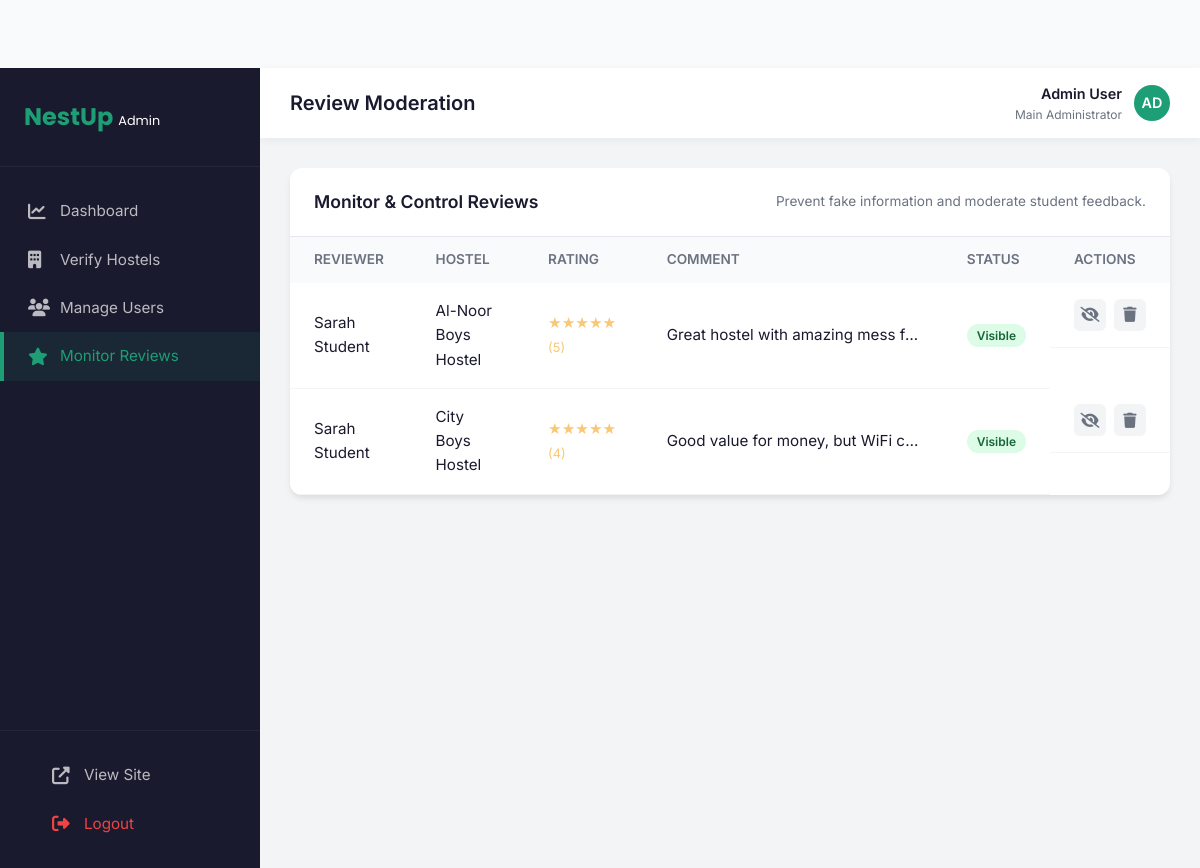
Page /admin/reviews.php on the committed database.
### tables this page shows
CREATE TABLE IF NOT EXISTS reviews (
    id INT AUTO_INCREMENT PRIMARY KEY,
    hostel_id INT,
    user_id INT,
    rating INT CHECK (rating BETWEEN 1 AND 5),
    comment TEXT,
    status ENUM('visible', 'hidden', 'flagged') DEFAULT 'visible',
    created_at TIMESTAMP DEFAULT CURRENT_TIMESTAMP,
    FOREIGN KEY (hostel_id) REFERENCES hostels(id) ON DELETE CASCADE,
    FOREIGN KEY (user_id) REFERENCES users(id) ON DELETE CASCADE
);

CREATE TABLE IF NOT EXISTS users (
    id INT AUTO_INCREMENT PRIMARY KEY,
    name VARCHAR(100) NOT NULL,
    email VARCHAR(100) NOT NULL UNIQUE,
    password VARCHAR(255) NOT NULL,
    role ENUM('student', 'owner', 'admin') DEFAULT 'student',
    status ENUM('active', 'blocked', 'pending') DEFAULT 'active',
    created_at TIMESTAMP DEFAULT CURRENT_TIMESTAMP
);

CREATE TABLE IF NOT EXISTS hostels (
    id INT AUTO_INCREMENT PRIMARY KEY,
    owner_id INT,
    name VARCHAR(255) NOT NULL,
    address TEXT NOT NULL,
    city VARCHAR(100) NOT NULL,
    university_near VARCHAR(255),
    distance_km DECIMAL(4,2),
    price_per_month DECIMAL(10,2),
    main_image VARCHAR(255),
    description TEXT,
    facilities TEXT,  
    status ENUM('pending', 'verified', 'rejected', 'suspended') DEFAULT 'pending',
    rating DECIMAL(3,2) DEFAULT 0.00,
    created_at TIMESTAMP DEFAULT CURRENT_TIMESTAMP,
    FOREIGN KEY (owner_id) REFERENCES users(id) ON DELETE SET NULL
);

### admin/reviews.php (the view, shortened to what this page needs)
<?php
require_once '../includes/admin-header.php';
?>
<div class="admin-card">
    <div class="card-header">
        <div class="card-title">Monitor & Control Reviews</div>
        <p style="font-size:0.85rem; color:var(--admin-text-muted);">Prevent fake information and moderate student feedback.</p>
    </div>
    <div class="admin-table-wrap">
        <table class="admin-table">
            <thead>
                <tr>
                    <th>Reviewer</th>
                    <th>Hostel</th>
                    <th>Rating</th>
                    <th>Comment</th>
                    <th>Status</th>
                    <th>Actions</th>
                </tr>
            </thead>
            <tbody>
                <?php
                try {
                    $sql = "SELECT r.*, u.name as user_name, h.name as hostel_name
                            FROM reviews r
                            JOIN users u ON r.user_id = u.id
                            JOIN hostels h ON r.hostel_id = h.id
                            ORDER BY r.created_at DESC";
                    $reviews = $conn->query($sql);
                    if ($reviews && $reviews->num_rows > 0) {
                        while($row = $reviews->fetch_assoc()) {
                            echo "<tr>";
                            echo "<td>{$row['user_name']}</td>";
                            echo "<td>{$row['hostel_name']}</td>";
                            echo "<td><div style='color:var(--color-amber);'>★★★★★ <span style='color:inherit; font-size:0.8rem;'>({$row['rating']})</span></div></td>";
                            echo "<td style='max-width:300px;'><div style='white-space:nowrap; overflow:hidden; text-overflow:ellipsis;'>{$row['comment']}</div></td>";
                            echo "<td><span class='status-badge badge-" . ($row['status'] == 'visible' ? 'verified' : 'hidden') . "'>{$row['status']}</span></td>";
                            echo "<td class='action-btns'>";
                                if ($row['status'] == 'visible') {
                                    echo "<a href='?action=hide&id={$row['id']}' class='btn-icon reject' title='Hide Review'><i class='fas fa-eye-slash'></i></a>";
                                } else {
                                    echo "<a href='?action=approve&id={$row['id']}' class='btn-icon approve' title='Show Review'><i class='fas fa-eye'></i></a>";
                                }
                                echo "<a href='?action=delete&id={$row['id']}' class='btn-icon delete' title='Delete' onclick='return confirm(\"Are you sure?\")'><i class='fas fa-trash'></i></a>";
                            echo "</td>";
                            echo "</tr>";
                        }
                    } else {
                        echo "<tr><td colspan='6' style='text-align:center; padding:30px; color:var(--admin-text-muted);'>No reviews found.</td></tr>";
                    }
                } catch (Exception $e) {
                    echo "<tr><td colspan='6' style='text-align:center; padding:30px; color:var(--admin-text-muted);'>Error fetching data. Ensure database is setup.</td></tr>";
                }
                ?>
            </tbody>
        </table>
    </div>
</div>
<?php require_once '../includes/admin-footer.php'; ?>

### css/style.css (style rules this page uses)
:root { --color-primary: #1D9E75; --color-dark-green: #0F6E56; --color-light-green: #E1F5EE; --color-amber: #FAC775; --color-white: #FFFFFF; --color-text: #1A1A2E; --color-text-muted: #6B7280; --color-border: #E0E0E0; --color-bg: #F9FAFB; --color-card: #FFFFFF; --font-heading: 'Poppins', sans-serif; --font-body: 'Inter', sans-serif; --radius-sm: 6px; --radius-md: 12px; --radius-lg: 20px; --radius-pill: 999px; --shadow-sm: 0 1px 3px rgba(0,0,0,.08); --shadow-md: 0 4px 16px rgba(0,0,0,.10); --shadow-lg: 0 8px 32px rgba(0,0,0,.14); --transition: 0.25s ease; --navbar-height: 68px; }
*, *::before, *::after { margin: 0; padding: 0; box-sizing: border-box; }
html { scroll-behavior: smooth; font-size: 16px; }
body { font-family: var(--font-body); font-weight: 400; color: var(--color-text); background-color: var(--color-bg); line-height: 1.6; -webkit-font-smoothing: antialiased; }
a { text-decoration: none; color: inherit; }
body { padding-top: var(--navbar-height); }

### css/admin.css (style rules this page uses)
:root { --admin-sidebar-width: 260px; --admin-sidebar-bg: #1A1A2E; --admin-sidebar-active: #1D9E75; --admin-header-height: 70px; --admin-bg: #F3F4F6; --admin-card-bg: #FFFFFF; --admin-text-main: #1A1A2E; --admin-text-muted: #6B7280; --admin-primary: #1D9E75; --admin-danger: #EF4444; --admin-warning: #F59E0B; --admin-success: #10B981; }
.admin-card { background: var(--admin-card-bg); border-radius: 12px; box-shadow: 0 4px 6px -1px rgba(0,0,0,0.1); overflow: hidden; margin-bottom: 30px; }
.card-header { padding: 20px 24px; border-bottom: 1px solid #E5E7EB; display: flex; justify-content: space-between; align-items: center; }
.card-title { font-size: 1.1rem; font-weight: 600; }
.admin-table-wrap { overflow-x: auto; }
.admin-table { width: 100%; border-collapse: collapse; }
.admin-table th { background: #F9FAFB; text-align: left; padding: 12px 24px; font-size: 0.85rem; font-weight: 600; color: var(--admin-text-muted); text-transform: uppercase; }
.admin-table td { padding: 16px 24px; border-bottom: 1px solid #F3F4F6; font-size: 0.95rem; }
.status-badge { padding: 4px 10px; border-radius: 99px; font-size: 0.75rem; font-weight: 600; text-transform: capitalize; }
.badge-verified { background: #DCFCE7; color: #166534; }
.action-btns { display: flex; gap: 8px; }
.btn-icon { width: 32px; height: 32px; border-radius: 6px; display: flex; align-items: center; justify-content: center; transition: background 0.2s; background: #F3F4F6; color: var(--admin-text-muted); }

### rows in the picture
reviews: user.name "Sarah Student", hostel.name "Al-Noor Boys Hostel", rating "5", comment "Great hostel with amazing mess f…", status "Visible"
reviews: user.name "Sarah Student", hostel.name "City Boys Hostel", rating "4", comment "Good value for money, but WiFi c…", status "Visible"
